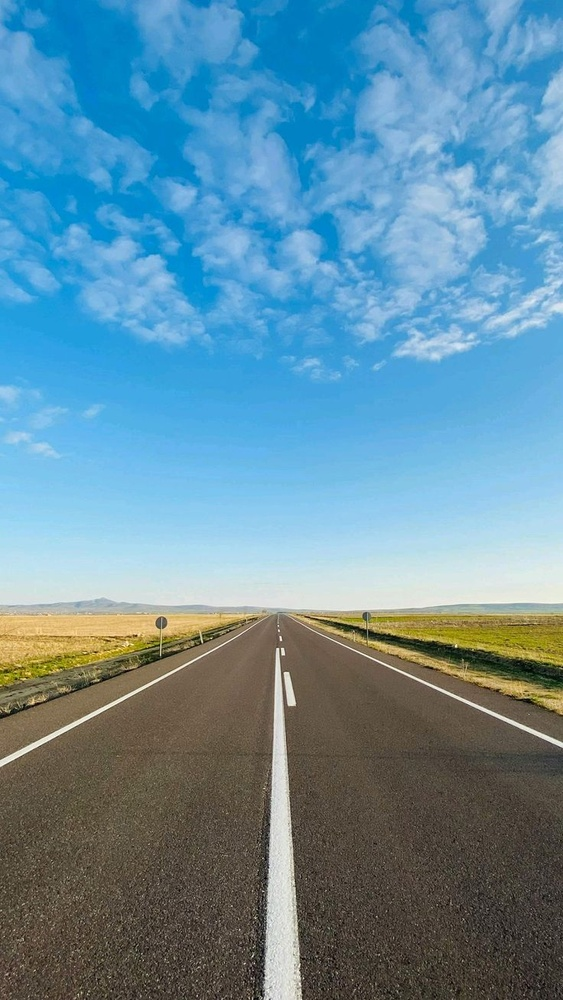
#> input picture 6.jpg, 563 x 1000 px, shrunk from 736 x 1308 before the run
$ python project.py
#> lines starting #> are read from the running program, lines starting #| are printed output that depends on the picture; after the words box and inside, x2 and y2 are one past the last pixel; in counts of white or black regions, pixels touching at a corner belong together
import cv2
import numpy as np
import matplotlib.pyplot as plt


def detect_road_lines(image_path):
#> called with image_path = '6.jpg'
    image = cv2.imread(image_path)
#> image is the input picture: shape (1000, 563, 3); mean B, G, R 161.2, 141.2, 99.1
    result_image = np.copy(image)
    height, width = image.shape[:2]

    # تبدیل به فضاهای رنگی مختلف برای استخراج ویژگی بهتر
    gray = cv2.cvtColor(image, cv2.COLOR_BGR2GRAY)
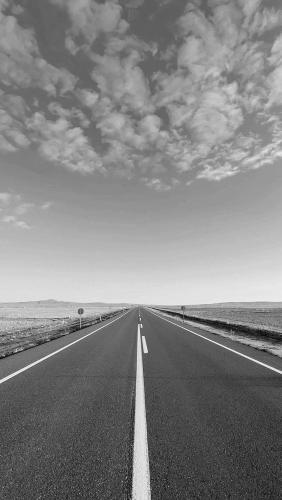
#> gray: shape (1000, 563) (shown at 1/2 size); min 0, max 253, mean 130.9
    hsv = cv2.cvtColor(image, cv2.COLOR_BGR2HSV)
#> hsv: shape (1000, 563, 3); mean H, S, V 68.4, 118.6, 173.6

    # ایجاد ماسک‌های مختلف برای شناسایی بهتر خطوط سفید در شرایط نوری مختلف
    _, gray_thresh = cv2.threshold(gray, 200, 255, cv2.THRESH_BINARY)
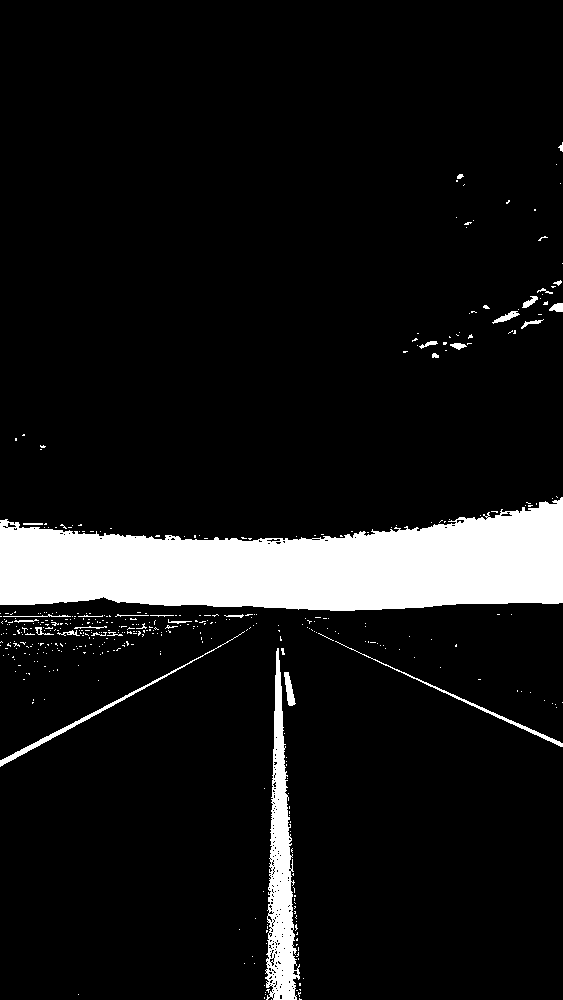
#> gray_thresh: shape (1000, 563); 9.3% white; 430 white regions (399 under 20 px), largest, box (x1, y1, x2, y2) and area: (0, 497, 563, 611) 42707, (265, 648, 300, 1000) 5671, (0, 631, 245, 767) 853

    lower_white_hsv = np.array([0, 0, 200])
    upper_white_hsv = np.array([180, 30, 255])
    hsv_white_mask = cv2.inRange(hsv, lower_white_hsv, upper_white_hsv)
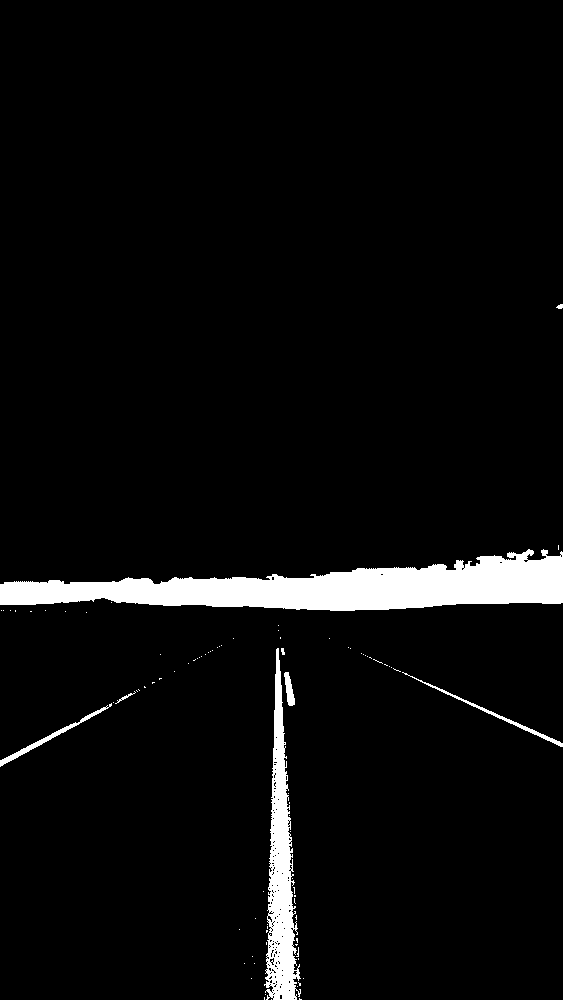
#> hsv_white_mask: shape (1000, 563); 4.6% white; 86 white regions (78 under 20 px), largest, box (x1, y1, x2, y2) and area: (0, 549, 563, 611) 18529, (264, 648, 301, 1000) 5965, (0, 703, 112, 767) 534

    combined_mask = cv2.bitwise_or(gray_thresh, hsv_white_mask)
#> combined_mask: shape (1000, 563); 9.4% white; 418 white regions (386 under 20 px), largest, box (x1, y1, x2, y2) and area: (0, 497, 563, 611) 42754, (264, 648, 301, 1000) 5966, (0, 631, 245, 767) 858

    # ایجاد یک ذوزنقه برای تمرکز روی پایین تصویر
    roi_vertices = np.array([
        [(0, height),
         (width * 0.35, height * 0.65),
         (width * 0.60, height * 0.65),
         (width, height)]
    ], dtype=np.int32)

    # ایجاد ماسک ناحیه مورد نظر
    roi_mask = np.zeros_like(combined_mask)
    cv2.fillPoly(roi_mask, roi_vertices, 255)
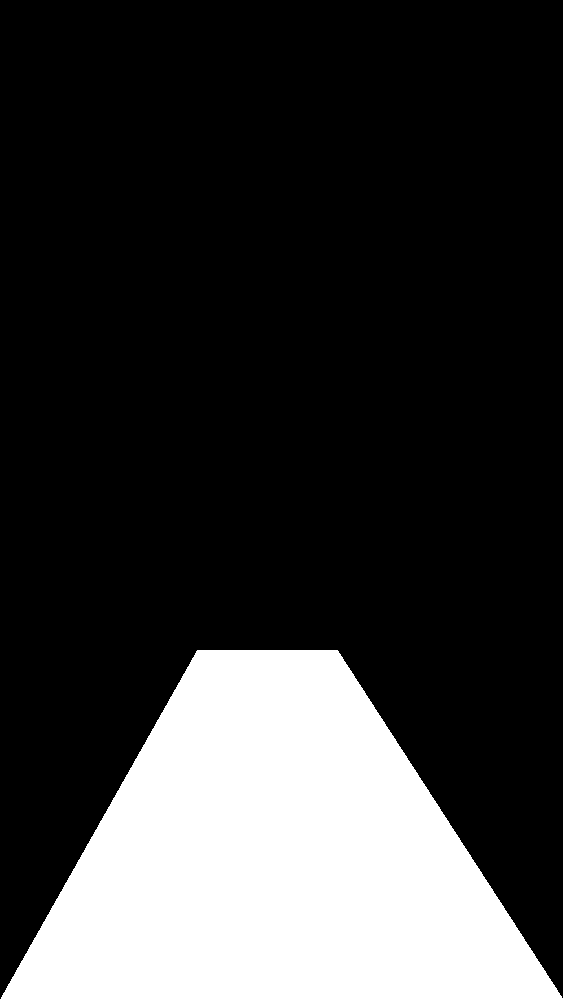
#> roi_mask: shape (1000, 563); 21.9% white; 1 white region, box (x1, y1, x2, y2) and area: (0, 650, 563, 1000) 123311

    # اعمال ماسک ناحیه مورد نظر
    masked_image = cv2.bitwise_and(combined_mask, roi_mask)
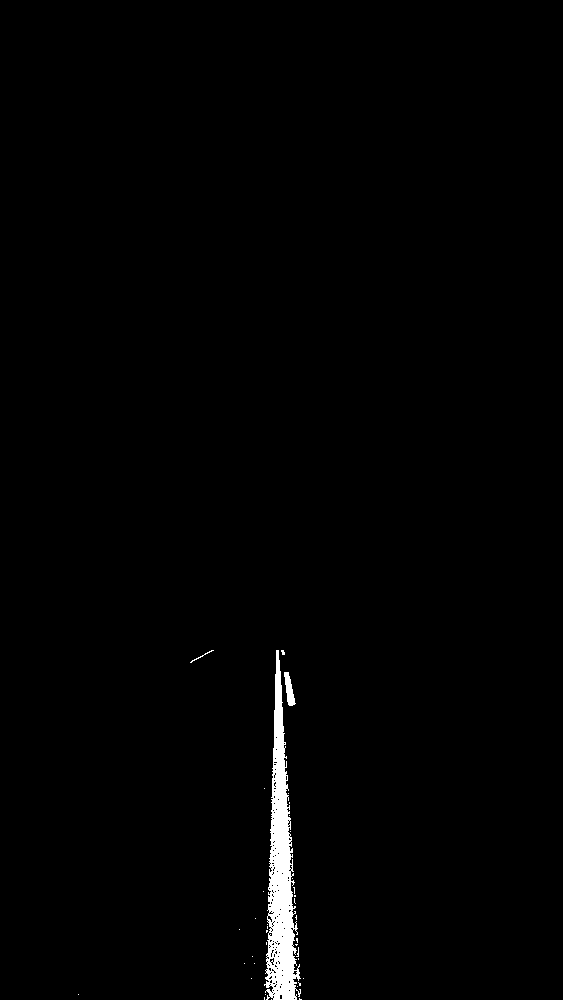
#> masked_image: shape (1000, 563); 1.1% white; 37 white regions (34 under 20 px), largest, box (x1, y1, x2, y2) and area: (264, 650, 301, 1000) 5961, (284, 672, 296, 706) 217, (190, 650, 214, 663) 35

    # کاهش نویز و بهبود تصویر
    kernel = np.ones((3, 3), np.uint8)

    # حذف نویزهای کوچک
    opening = cv2.morphologyEx(masked_image, cv2.MORPH_OPEN, kernel, iterations=1)
#> opening: shape (1000, 563); 0.98% white; 9 white regions (4 under 20 px), largest, box (x1, y1, x2, y2) and area: (266, 650, 300, 1000) 5150, (284, 672, 295, 706) 216, (268, 947, 273, 957) 37, (267, 989, 273, 997) 27, (266, 982, 270, 988) 21

    # بستن شکاف‌های خطوط
    closing = cv2.morphologyEx(opening, cv2.MORPH_CLOSE, kernel, iterations=2)
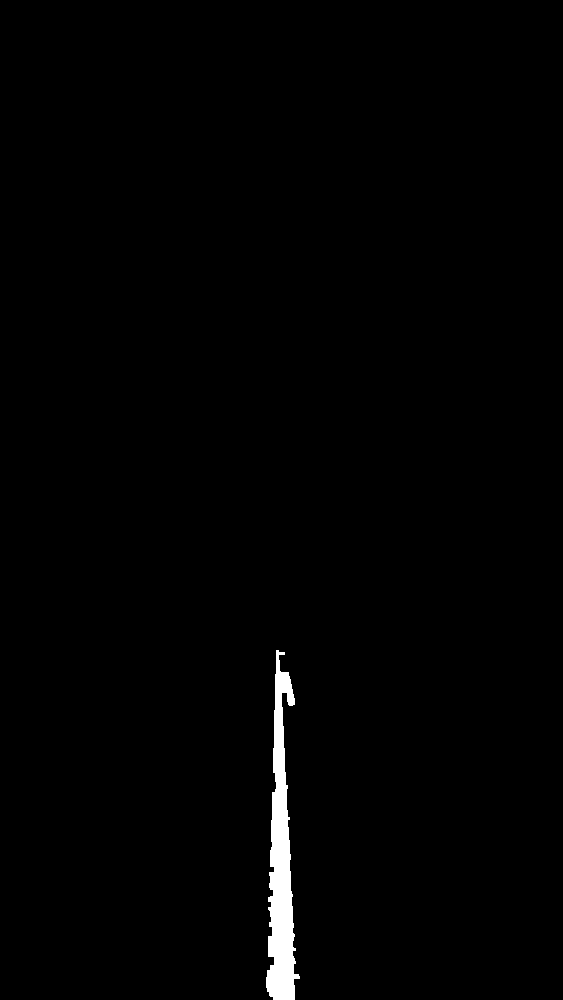
#> closing: shape (1000, 563); 1.1% white; 1 white region

    # یافتن کانتورها برای شناسایی نشانه‌های جاده
    contours, _ = cv2.findContours(closing, cv2.RETR_EXTERNAL, cv2.CHAIN_APPROX_SIMPLE)
#> contours = 1 contour; box (x1, y1, x2, y2) and area: (266, 650, 300, 1000) 5594

    # فیلتر کانتورها بر اساس مساحت و شکل
    min_area = 20
    road_marking_contours = []

    for contour in contours:
        area = cv2.contourArea(contour)
        if area > min_area:
            perimeter = cv2.arcLength(contour, True)
            if perimeter > 0:
                circularity = 4 * np.pi * area / (perimeter * perimeter)
                # نشانه‌های جاده معمولا کشیده هستند (دایره‌ای نیستند)
                if circularity < 0.6:
                    road_marking_contours.append(contour)
#> this loop made 1 pass
#> (area, perimeter, circularity) on pass 1: (5594, 861.6, 0.0947)
#> after the loop, road_marking_contours has the same summary as contours

    # نمایش نتایج
    cv2.drawContours(result_image, road_marking_contours, -1, (0, 255, 0), 2)
    result_rgb = cv2.cvtColor(result_image, cv2.COLOR_BGR2RGB)

    return result_rgb
def show_results(original_path, processed_image):
#> called with original_path = '6.jpg'
    original = cv2.imread(original_path)
    original_rgb = cv2.cvtColor(original, cv2.COLOR_BGR2RGB)

    plt.figure(figsize=(14, 7))

    plt.subplot(1, 2, 1)
    plt.imshow(original_rgb)
    plt.title('original', fontsize=14,)
    plt.axis('off')

    plt.subplot(1, 2, 2)
    plt.imshow(processed_image)
    plt.title('Road Lane Line Detection', fontsize=14)
    plt.axis('off')

    plt.tight_layout()
    plt.show()
# [34 lines left out: function show_processing_steps, not called in this run]


if __name__ == "__main__":
    image_path = "6.jpg"

    result = detect_road_lines(image_path)

    if result is not None:
        show_results(image_path, result)

$ run again, with 7.jpg copied over 6.jpg
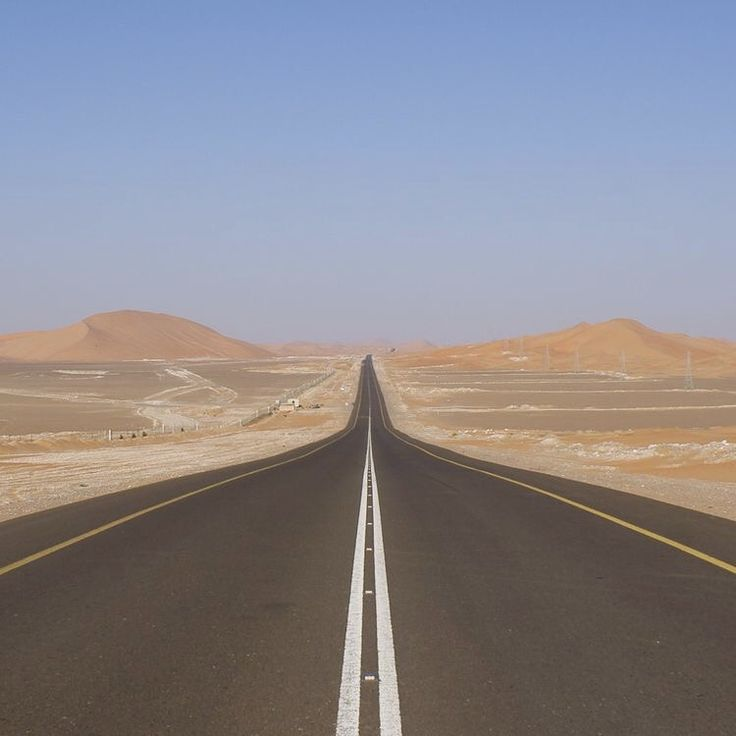
#> input picture 7.jpg, 736 x 736 px
#> in detect_road_lines, image is the input picture: shape (736, 736, 3); mean B, G, R 141.2, 135.2, 137.9
#> hsv: shape (736, 736, 3); mean H, S, V 57.9, 63.3, 159.5
#> in detect_road_lines, `_, gray_thresh = cv2.threshold(gray, 200, 255, cv2.THRESH_BINARY)`:
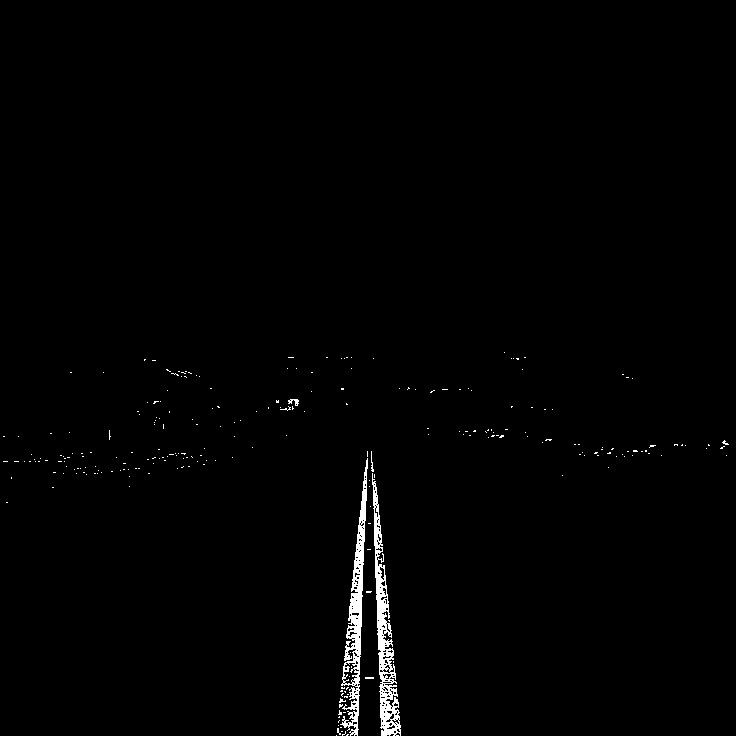
#> gray_thresh: shape (736, 736); 0.98% white; 251 white regions (247 under 20 px), largest, box (x1, y1, x2, y2) and area: (372, 473, 401, 736) 2354, (340, 458, 368, 736) 2216, (288, 399, 299, 406) 43, (371, 451, 374, 472) 29
#> hsv_white_mask: shape (736, 736); 1% white; 21 white regions (19 under 20 px), largest, box (x1, y1, x2, y2) and area: (371, 451, 401, 736) 2932, (336, 450, 368, 736) 2638
#> combined_mask: shape (736, 736); 1.1% white; 235 white regions (232 under 20 px), largest, box (x1, y1, x2, y2) and area: (371, 451, 401, 736) 2932, (336, 450, 368, 736) 2639, (288, 399, 299, 406) 43
#> roi_mask: shape (736, 736); 21.9% white; 1 white region, box (x1, y1, x2, y2) and area: (0, 478, 736, 736) 118828
#> masked_image: shape (736, 736); 1% white; 18 white regions (16 under 20 px), largest, box (x1, y1, x2, y2) and area: (372, 478, 401, 736) 2884, (336, 478, 367, 736) 2584
#> opening: shape (736, 736); 0.85% white; 20 white regions (13 under 20 px), largest, box (x1, y1, x2, y2) and area: (372, 482, 401, 736) 2430, (344, 478, 367, 673) 1624, (342, 722, 358, 736) 99
#> in detect_road_lines, `closing = cv2.morphologyEx(opening, cv2.MORPH_CLOSE, kernel, iteration..`:
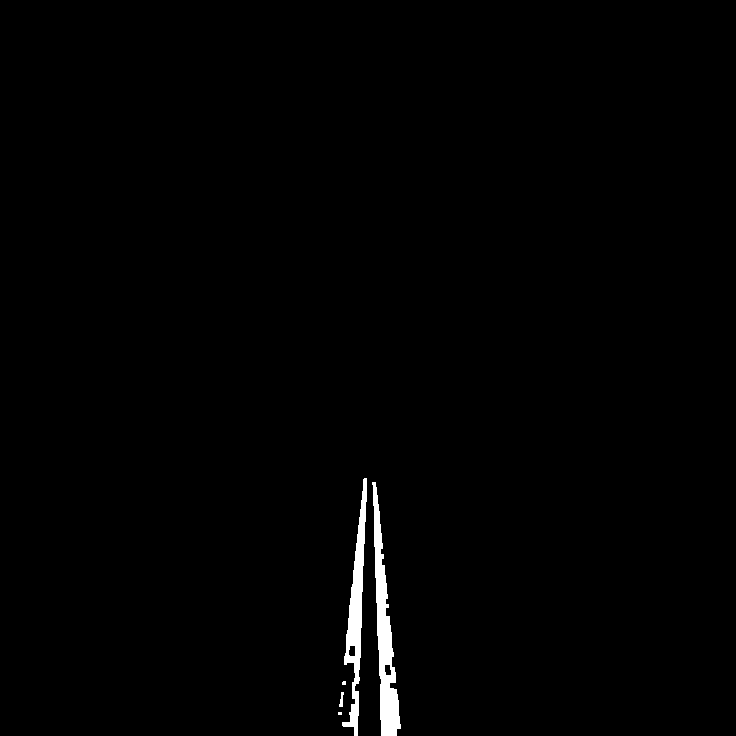
#> closing: shape (736, 736); 0.97% white; 5 white regions (2 under 20 px)
#> contours = 5 contours, 2 with area under 20; largest, box (x1, y1, x2, y2) and area: (372, 482, 401, 736) 2667, (342, 478, 367, 736) 2046, (339, 692, 344, 707) 26
#> the loop in detect_road_lines, `for contour in contours:` made 5 passes
#> (area, perimeter, circularity) on passes 2, 4, 5: (26.5, 34.24, 0.284), (2667, 572.2, 0.102), (2046, 579.1, 0.0767)
#> after the loop in detect_road_lines, `for contour in contours:`: road_marking_contours = 3 contours; box (x1, y1, x2, y2) and area: (372, 482, 401, 736) 2667, (342, 478, 367, 736) 2046, (339, 692, 344, 707) 26
